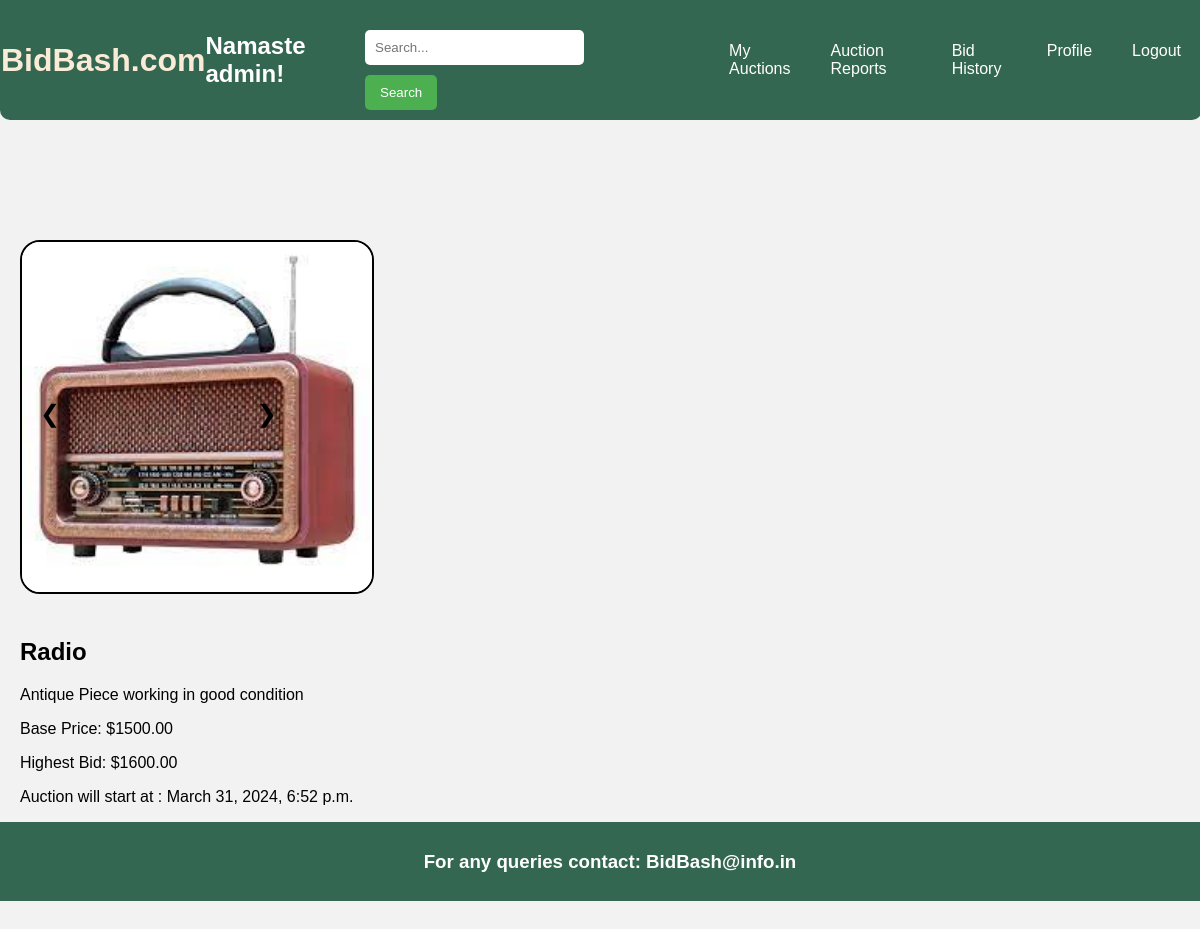
Page /item/10/ (signed in) on the committed database.
### myapp/models.py (models this page shows, shortened)
class User(AbstractUser):
    contact_no = models.IntegerField(null=True)
    email = models.EmailField(max_length=254)
    first_name = models.CharField(max_length=30)
    last_name = models.CharField(max_length=30)

class Image(models.Model):
    item = models.ForeignKey(AuctionItem, on_delete=models.CASCADE)
    image = models.ImageField(upload_to='images/')

class AuctionItem(models.Model):
    name = models.CharField(max_length=100)
    description = models.TextField()
    category = models.CharField(max_length=100)
    seller = models.ForeignKey(User, on_delete=models.CASCADE)
    base_price = models.DecimalField(max_digits=10, decimal_places=2)
    start_time = models.DateTimeField()
    end_time = models.DateTimeField()
    highest_bid = models.DecimalField(max_digits=10, decimal_places=2, default=0)  # Set default value

### myapp/views.py (the view)
# urls.py: path('item/<int:item_id>/', views.item, name='item'),
def item(request, item_id):
    item = get_object_or_404(AuctionItem, pk=item_id)
    images = Image.objects.filter(item=item)
    current_time = timezone.now()
    return render(request, 'show.html', {'item': item, 'images': images, 'current_time': current_time})  # Pass images to the template

### templates/show.html (shortened to what this page needs)
{% extends 'base.html' %}
{% load static %}
{% block body %}
    {% if user.is_authenticated %}
                <div class="product-showcase">
                    <div class="product-images" style="position: relative; overflow: hidden;">
                        <div id="carousel" class="carousel" style="display: flex; transition: transform 10000s ease;">
                            {% for image in images %}
                            <div class="slide" style="flex: 0 0 auto; width: 100%;">
                                <img src="{{ image.image.url }}" alt="Product Image" class="carousel-image" style="max-width: 350px; height: auto; max-height: 470px; border-radius: 20px; border: 2px solid black;">
                            </div>
                            {% endfor %}
                            <button id="prevBtn" class="prev" onclick="moveSlide(-1)" style="position: absolute; top: 50%; left: 10px; transform: translateY(-50%); background-color: transparent; color: black; border: none; cursor: pointer; font-size: 24px; z-index: 1;">❮</button>
                            <button id="nextBtn" class="next" onclick="moveSlide(1)" style="position: absolute; top: 50%; right: 77%; transform: translateY(-50%); background-color: transparent; color: black; border: none; cursor: pointer; font-size: 24px; z-index: 1;">❯</button>
                        </div>
                    </div>
                    </div>
                    <div class="product-details">
                        <h2 class="product-name">{{ item.name }}</h2>
                        <p class="description">{{ item.description }}</p>
                        <p class="base-price">Base Price: ${{ item.base_price }}</p>
                        <p class="highest-bid">Highest Bid: ${{ item.highest_bid }}</p>
                        {% if current_time < item.start_time %}
                            <p>Auction will start at : {{ item.start_time }}</p>
        {% endif %}
    {% else %}
        <script type="text/javascript">
            window.location.href = "{% url 'login' %}";
        </script>
    {% endif %}
{% endblock %}

### templates/base.html (shortened to what this page needs)
<!DOCTYPE html>
<html lang="en">
<head>
    {% load static %}
    <link rel="stylesheet" href="{% static 'styles.css' %}">
</head>
<body>
    <header>
        <a href="{% url 'home' %}" style="text-decoration:none; color: antiquewhite;"><h1>BidBash.com</h1></a>
        {% if user.is_authenticated %}
        <h2>Namaste {{ user.username }}!</h2>
        {% endif %}
        <div class="search-bar">
            <form action="{% url 'search_products' %}" method="GET">
                <input type="text" name="q" placeholder="Search...">
                <button type="submit">Search</button>
            </form>
        </div>
        <div class="menu">
            <a class="menu-icon" href="{% url 'my_auctions' %}">My Auctions</a>
            <a class="menu-icon" href="{% url 'auction_reports' %}">Auction Reports</a>
            <a class="menu-icon" href="{% url 'bid_history' %}">Bid History</a>
            <a class="menu-icon" href="{% url 'profile' %}">Profile</a>
            <a class="menu-icon" href="{% url 'logout' %}">Logout</a>
        </div>
    </header>
    <div class="content">
        {% block body %}
        {% endblock body %}
    </div>
    <footer>
        <h3>For any queries contact: BidBash@info.in</h3>
    </footer>
</body>
</html>

### static/styles.css (style rules this page uses)
body { font-family: Arial, sans-serif; margin: 0; padding: 0; background-color: #f2f2f2; min-height: 100vh; position: relative; }
header { background-color: #346751; color: #fff; border-radius: 0 0 10px 10px; padding: 10px 1px; display: flex; justify-content: space-between; align-items: center; position: fixed; top: 0; left: 0; width: 100%; z-index: 1000; }
.content { padding-top: 150px; padding-bottom: 60px; }
.search-bar { display: flex; width: 400px; }
.search-bar input[type="text"] { padding: 10px; width: 70%; border: none; border-radius: 5px; margin-right: 10px; }
.search-bar button { padding: 10px 15px; background-color: #4CAF50; color: white; border: none; border-radius: 5px; cursor: pointer; }
.menu { display: flex; }
.menu-icon { text-decoration: none; margin-left: 20px; margin-right: 20px; color: #fff; }
footer { position: absolute; bottom: 0; width: 100%; background-color: #346751; color: #fff; padding: 10px; text-align: center; }
.slide { min-width: 1520px; }
img { margin-top: 10px; width: 100%; height: 50%; border-radius: 20px; }
.prev, .next { position: absolute; top: 40%; transform: translateY(-50%); background-color: rgba(253, 253, 253, 0.5); color: white; border: 4px black; border-radius: 40%; cursor: pointer; padding: 10px; z-index: 1; }
.prev { left: 0; }
.next { right: 0; }
.product-name { font-weight: bold; }
.base-price { margin-top: 5px; }
.product-showcase { display: flex; margin-top: 60px; padding: 20px; }
.product-details { flex: 2; padding-left: 20px; }
.description { margin-top: 10px; }
.base-price, .highest-bid { margin-top: 10px; }
form { margin-top: 20px; }
input[type="email"], input[type="text"] { width: 100%; padding: 10px; margin-bottom: 10px; border: 1px solid #ccc; border-radius: 5px; }
button { padding: 10px 20px; background-color: #007bff; color: #fff; border: none; border-radius: 5px; cursor: pointer; }

### rows in the picture
User: username "admin"
Image: image (picture)
AuctionItem: name "Radio", description "Antique Piece working in good condition", base_price "1500.00", highest_bid "1600.00", start_time "March 31, 2024, 6:52 p.m."
